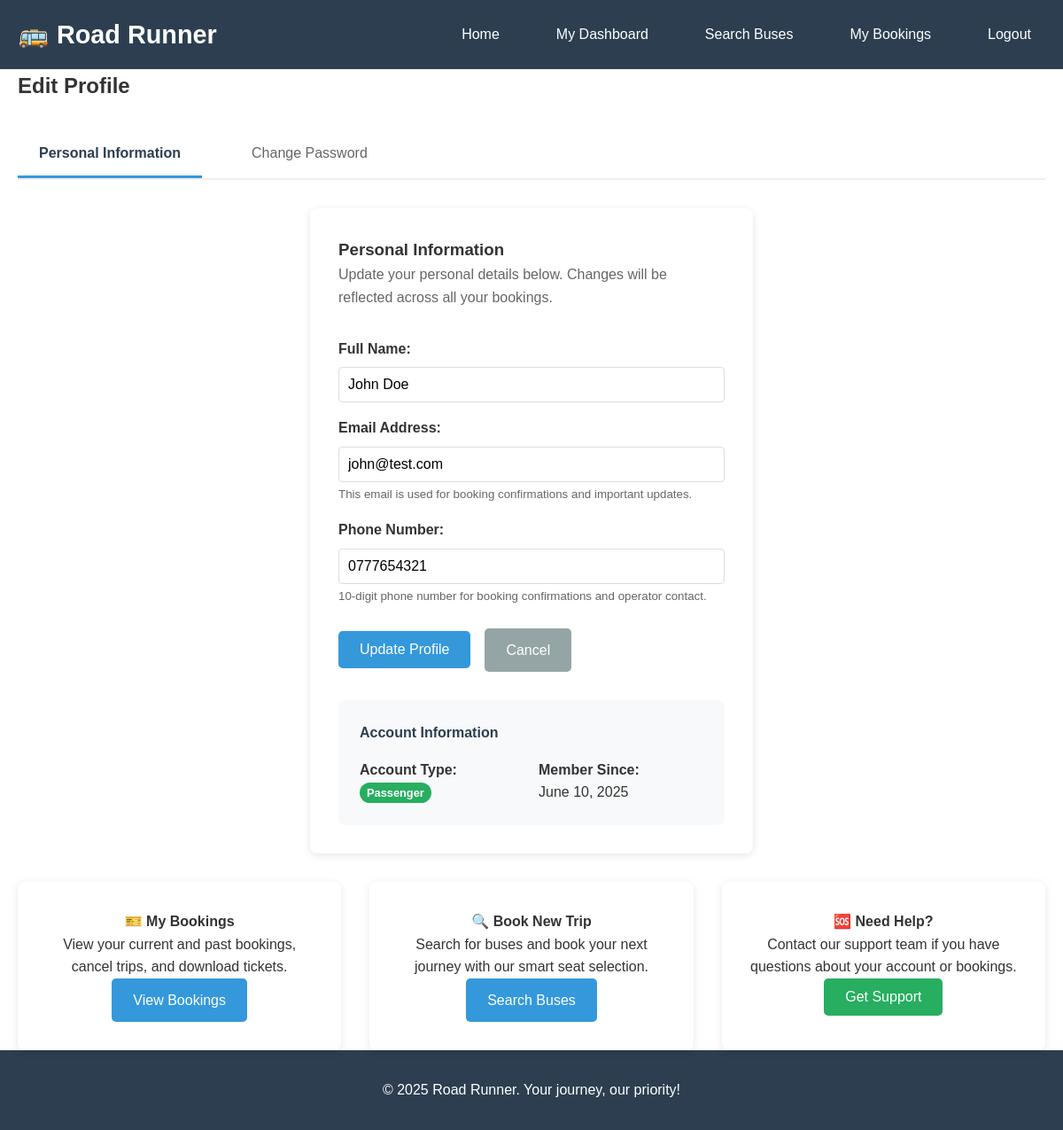
/passenger/edit_profile.php (signed in), run on the app's committed database.
### tables this page shows
CREATE TABLE users (
    user_id INT AUTO_INCREMENT PRIMARY KEY,
    full_name VARCHAR(100) NOT NULL,
    email VARCHAR(100) UNIQUE NOT NULL,
    phone VARCHAR(15),
    password VARCHAR(255) NOT NULL,
    user_type ENUM('admin', 'passenger', 'operator') DEFAULT 'passenger',
    created_at TIMESTAMP DEFAULT CURRENT_TIMESTAMP,
    updated_at TIMESTAMP DEFAULT CURRENT_TIMESTAMP ON UPDATE CURRENT_TIMESTAMP
);

### passenger/edit_profile.php (the view, shortened to what this page needs)
<?php
require_once '../db_connection.php';
$user_id = $_SESSION['user_id'];
try {
    $stmt = $pdo->prepare("SELECT full_name, email, phone, created_at FROM users WHERE user_id = ?");
    $stmt->execute([$user_id]);
    $user_info = $stmt->fetch();
} catch (PDOException $e) {
    $error = "Error loading profile information: " . $e->getMessage();
}
?>
<!DOCTYPE html>
<html lang="en">
<head>
    <link rel="stylesheet" href="../assets/css/style.css">
</head>
<body>
    <header class="header">
        <div class="container">
            <nav class="nav">
                <div class="logo">🚌 Road Runner</div>
                <ul class="nav_links">
                    <li><a href="../index.php">Home</a></li>
                    <li><a href="dashboard.php">My Dashboard</a></li>
                    <li><a href="../search_buses.php">Search Buses</a></li>
                    <li><a href="../my_bookings.php">My Bookings</a></li>
                    <li><a href="../logout.php">Logout</a></li>
                </ul>
            </nav>
        </div>
    </header>
    <main class="container">
        <h2 class="mb_2">Edit Profile</h2>
        <div style="border-bottom: 2px solid #eee; margin-bottom: 2rem;">
            <div style="display: flex; gap: 2rem;">
                <button class="tab_btn active" onclick="showTab('profile')" id="profile-tab">
                    Personal Information
                </button>
                <button class="tab_btn" onclick="showTab('password')" id="password-tab">
                    Change Password
                </button>
            </div>
        </div>
        <div id="profile-content" class="tab_content active">
            <div class="form_container">
                <h3>Personal Information</h3>
                <p style="color: #666; margin-bottom: 2rem;">Update your personal details below. Changes will be reflected across all your bookings.</p>
                <?php if ($user_info): ?>
                    <form method="POST" action="edit_profile.php">
                        <div class="form_group">
                            <label for="full_name">Full Name:</label>
                            <input
                                type="text"
                                id="full_name"
                                name="full_name"
                                class="form_control"
                                value="<?php echo htmlspecialchars($user_info['full_name']); ?>"
                                required
                            >
                        </div>
                        <div class="form_group">
                            <label for="email">Email Address:</label>
                            <input
                                type="email"
                                id="email"
                                name="email"
                                class="form_control"
                                value="<?php echo htmlspecialchars($user_info['email']); ?>"
                                required
                            >
                            <small style="color: #666;">This email is used for booking confirmations and important updates.</small>
                        </div>
                        <div class="form_group">
                            <label for="phone">Phone Number:</label>
                            <input
                                type="tel"
                                id="phone"
                                name="phone"
                                class="form_control"
                                value="<?php echo htmlspecialchars($user_info['phone']); ?>"
                                placeholder="0771234567"
                                pattern="[0-9]{10}"
                                required
                            >
                            <small style="color: #666;">10-digit phone number for booking confirmations and operator contact.</small>
                        </div>
                        <div style="display: flex; gap: 1rem; align-items: center; margin-top: 1.5rem;">
                            <button type="submit" class="btn btn_primary">Update Profile</button>
                            <a href="dashboard.php" class="btn" style="background: #95a5a6;">Cancel</a>
                        </div>
                    </form>
                    <div style="background: #f8f9fa; padding: 1.5rem; border-radius: 8px; margin-top: 2rem;">
                        <h4 style="color: #2c3e50; margin-bottom: 1rem;">Account Information</h4>
                        <div style="display: grid; grid-template-columns: 1fr 1fr; gap: 1rem;">
                            <div>
                                <strong>Account Type:</strong><br>
                                <span class="badge badge_passenger">Passenger</span>
                            </div>
                            <div>
                                <strong>Member Since:</strong><br>
                                <?php echo date('F j, Y', strtotime($user_info['created_at'])); ?>
                            </div>
                        </div>
                    </div>
                <?php endif; ?>
            </div>
        </div>
        <div class="features_grid mt_2">
            <div class="feature_card">
                <h4>🎫 My Bookings</h4>
                <p>View your current and past bookings, cancel trips, and download tickets.</p>
                <a href="../my_bookings.php" class="btn btn_primary">View Bookings</a>
            </div>
            <div class="feature_card">
                <h4>🔍 Book New Trip</h4>
                <p>Search for buses and book your next journey with our smart seat selection.</p>
                <a href="../search_buses.php" class="btn btn_primary">Search Buses</a>
            </div>
            <div class="feature_card">
                <h4>🆘 Need Help?</h4>
                <p>Contact our support team if you have questions about your account or bookings.</p>
                <button class="btn btn_success" onclick="alert('Support: +94 11 123 4567 | Email: support@roadrunner.lk')">Get Support</button>
            </div>
        </div>
    </main>
    <footer class="footer">
        <div class="container">
            <p>&copy; 2025 Road Runner. Your journey, our priority!</p>
        </div>
    </footer>
</body>
</html>

### assets/css/style.css (style rules this page uses)
* { margin: 0; padding: 0; box-sizing: border-box; }
body { font-family: Arial, sans-serif; line-height: 1.6; color: #333; }
.header { background: #2c3e50; color: white; padding: 1rem 0; position: sticky; top: 0; z-index: 100; }
.container { max-width: 1200px; margin: 0 auto; padding: 0 20px; }
.nav { display: flex; justify-content: space-between; align-items: center; }
.logo { font-size: 1.8rem; font-weight: bold; }
.nav_links { display: flex; list-style: none; gap: 2rem; }
.nav_links a { color: white; text-decoration: none; padding: 0.5rem 1rem; border-radius: 4px; transition: background 0.3s; }
.btn { display: inline-block; padding: 12px 24px; background: #e74c3c; color: white; text-decoration: none; border-radius: 5px; transition: background 0.3s; border: none; cursor: pointer; font-size: 1rem; }
.btn_primary { background: #3498db; }
.btn_success { background: #27ae60; }
.features_grid { display: grid; grid-template-columns: repeat(auto-fit, minmax(300px, 1fr)); gap: 2rem; margin-top: 2rem; }
.feature_card { background: white; padding: 2rem; border-radius: 8px; box-shadow: 0 2px 10px rgba(0,0,0,0.1); text-align: center; }
.footer { background: #2c3e50; color: white; text-align: center; padding: 2rem 0; }
.form_container { max-width: 500px; margin: 2rem auto; padding: 2rem; background: white; border-radius: 8px; box-shadow: 0 2px 10px rgba(0,0,0,0.1); }
.form_group { margin-bottom: 1rem; }
.form_group label { display: block; margin-bottom: 0.5rem; font-weight: bold; }
.form_control { width: 100%; padding: 10px; border: 1px solid #ddd; border-radius: 4px; font-size: 1rem; }
.badge { padding: 0.25rem 0.5rem; border-radius: 12px; font-size: 0.8rem; font-weight: bold; }
.badge_passenger { background: #27ae60; color: white; }
.tab_btn { background: none; border: none; padding: 1rem 1.5rem; cursor: pointer; font-size: 1rem; color: #666; border-bottom: 3px solid transparent; transition: all 0.3s ease; }
.tab_btn.active { color: #2c3e50; border-bottom-color: #3498db; font-weight: bold; }
.tab_content { display: none; }
.tab_content.active { display: block; }
.mt_2 { margin-top: 2rem; }
.mb_2 { margin-bottom: 2rem; }

### data on the page
users: full_name "John Doe", email "john@test.com", phone "0777654321", created_at "June 10, 2025"
